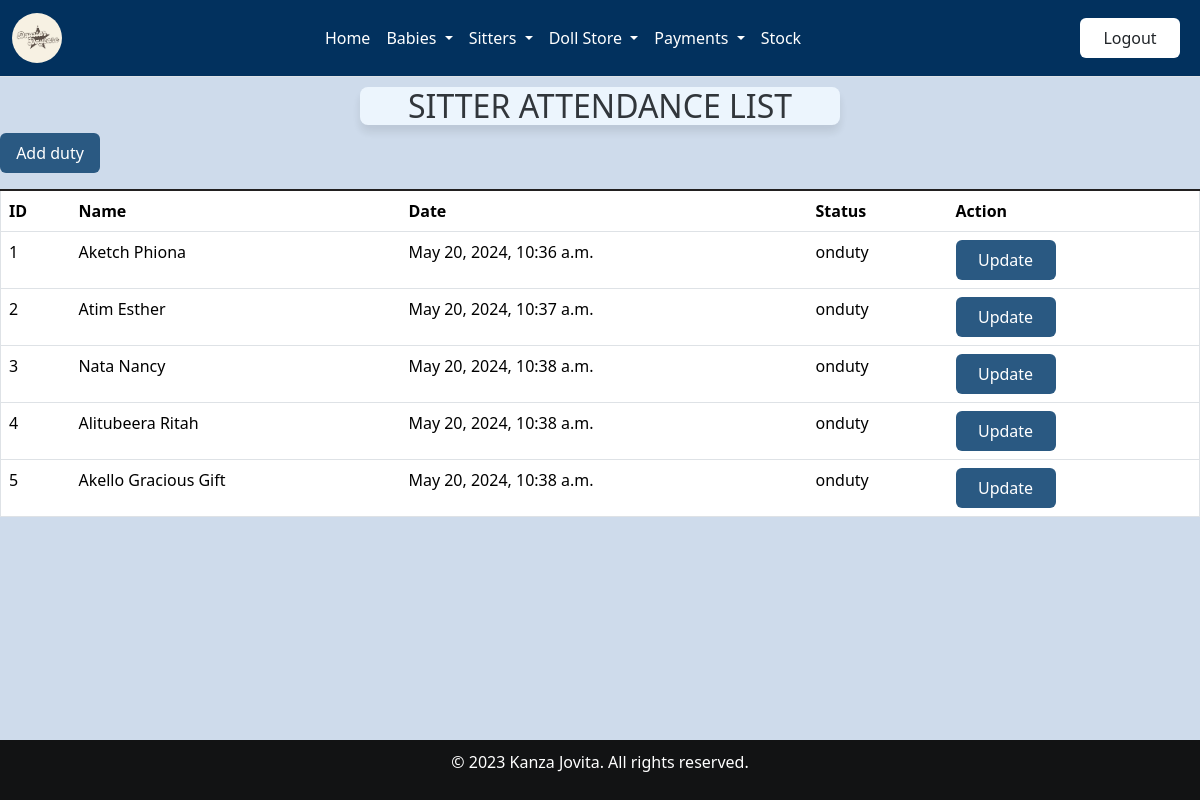
/onduty/ (signed in), run on an earlier commit of the app's database.
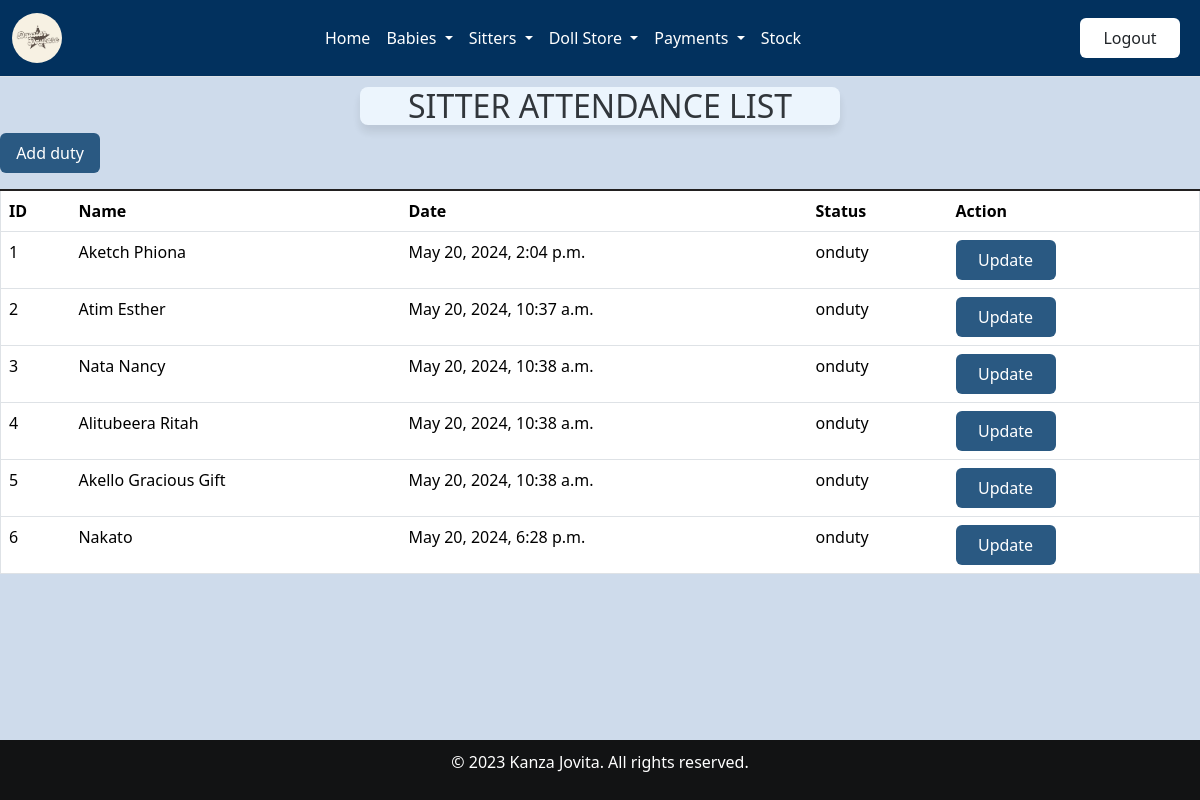
And on a later commit of the database.
### home/models.py (models this page shows, shortened)
class Sitter_arrival(models.Model):
    sitter_name=models.ForeignKey(Sitterreg, on_delete=models.CASCADE)
    date_of_arrival=models.DateTimeField()
    Attendancestatus = models.CharField(choices=[('onduty', 'On Duty'), ('offduty', 'Off Duty')], max_length=100)
    babies = models.ManyToManyField(Babyreg,blank=True)
    created_at = models.DateTimeField(auto_now_add=True,null=True)
    payment = models.DecimalField(max_digits=10, decimal_places=2, default=0.00)
    num_babies = models.IntegerField(default=0)

class Sitterreg(models.Model):
    Sitter_name = models.CharField(max_length=30, null=False,blank=False,validators=[validate_letters])
    Sitter_number = models.CharField(max_length=30, null=False, blank=False,validators=[validate_numbers])
    Date_of_birth = models.DateField(null=True, blank=False,)
    Contact = models.CharField(max_length=30,null=False,blank=False,validators=[validate_contact_length])
    date = models.DateTimeField()
    Location_choices = [('Kabalagala', 'Kabalagala'),]
    Location = models.CharField(choices=Location_choices, max_length=100)
    Gender =  models.CharField(choices=[('Male', 'Male'),('Female', 'Female')], max_length=100)
    Level_of_education = models.CharField(choices=[('Degree','Degree'),('Diploma','Diploma'),('Certificate','Certificate')],max_length=200,default=0)
    Next_of_kin = models.CharField(max_length=30, null=False,blank=False)
    NIN = models.CharField(max_length=30, null=False,blank=False,validators=[validate_NIN_length])
    Recommenders_name = models.CharField(max_length=30, null=False,blank=False)
    Religion = models.CharField(choices=[('Anglican', 'Anglican'),('Catholic', 'Catholic'),('Pentecostal','Pentecostal'),('Muslim','Muslim'),('Other','Other')], max_length=100)
    created_at = models.DateTimeField(auto_now_add=True,null=True)
    def __str__(self):
        return str(self.Sitter_name)

### home/views.py (the view)
# urls.py: path('onduty/', views.onduty, name='onduty'),
@login_required
def onduty(request):
    onduty = Sitter_arrival.objects.all()  # Retrieving all sitter arrival objects
    return render(request, 'onduty.html', {'onduty': onduty})  # Rendering the on duty template with sitter arrival data

### home/templates/onduty.html (shortened to what this page needs)
{% extends 'base.html' %}
{% load static %}
{% block content %}
<div class="card-header">
    <h2>SITTER ATTENDANCE LIST</h2>
</div>
<a href="/addonduty" class="btn btn-primary mb-3">Add duty </a>
<div class="table-responsive">
    <table class="table table-bordered"  style="border-top: 2px solid rgb(34,32,32);">
        <thead class="table-white">
            <tr>
                <th scope="col">ID</th>
                <th scope="col">Name</th>
                <th scope="col">Date</th>
                <th scope="col">Status</th>
                <th scope=>Action</th>
            </tr>
        </thead>
        <tbody>
            {% for sitter in onduty  %}
            <tr>
                <td>{{ forloop.counter }}</td>
                <td>{{ sitter.sitter_name}}</td>
                <td>{{ sitter.date_of_arrival }}</td>
                <td>{{ sitter.Attendancestatus}}</td>
                <td class="btn-container">
                    <a href="{% url 'editonduty' id=sitter.id %}"  class="btn btn-primary ">Update</a>
                </td>
            </tr>
            {% endfor %}
        </tbody>
    </table>
</div>
{% endblock %}

What changed in the data, as far as the page shows it:
changed Sitter_arrival "Aketch Phiona": date_of_arrival "May 20, 2024, 10:36 a.m." → "May 20, 2024, 2:04 p.m."
added Sitter_arrival: sitter_name "Nakato", date_of_arrival "May 20, 2024, 6:28 p.m.", Attendancestatus "onduty"
